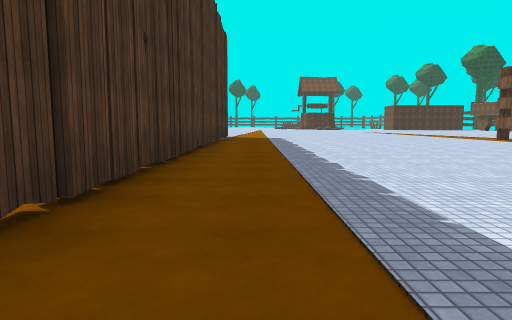
view 1 (above)

18 first-person views from a walk through a 3-D level made in the Unity game engine. The camera is 1.3 m above the floor, tilts 6° down and sees 75° across. The floor is counted in squares, 2 m on a side. Each view is taken from the middle of a square. On the plan, view 1 faces up. The plan holds only what a view shows up to about 10 squares ahead; the rest is blank. The place goes on beyond the plan. The player is left out. Surface patterns are stand-ins for the level's own textures.

view 2
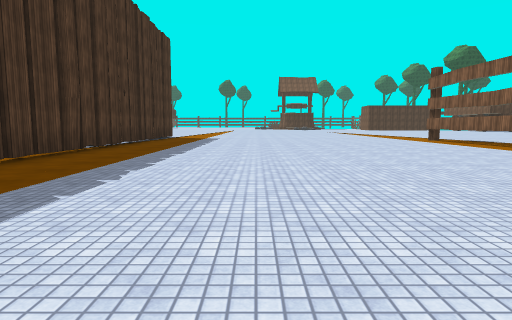

view 3
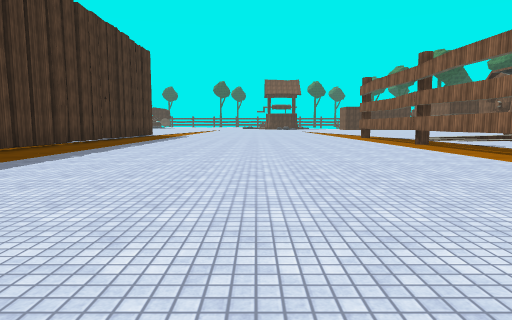

view 4
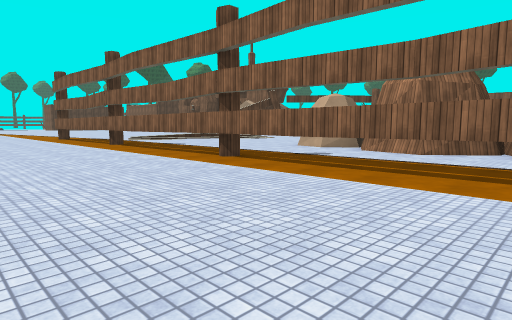

view 5
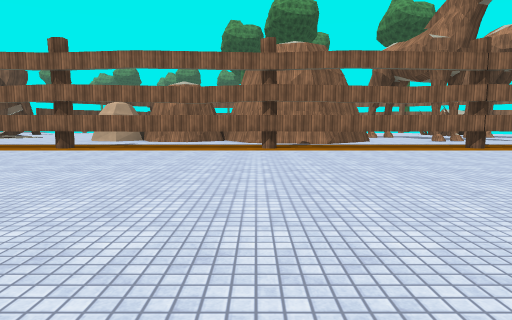

view 6
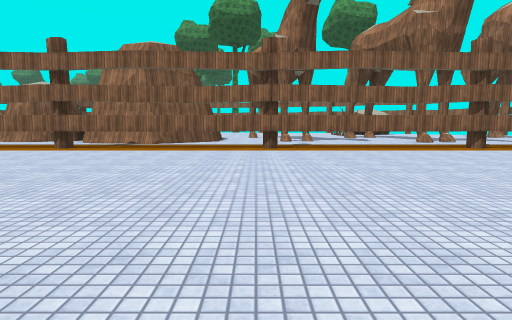

view 7
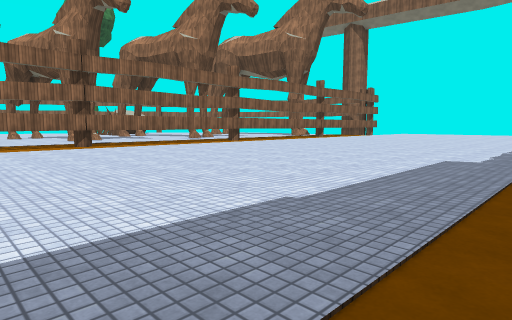

view 8
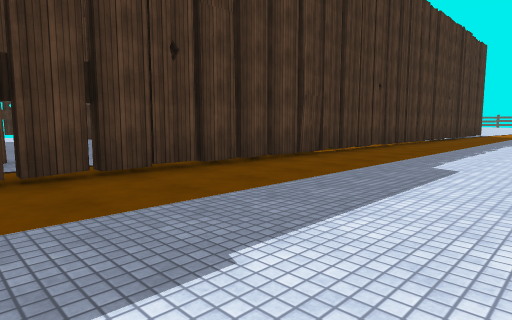

view 9
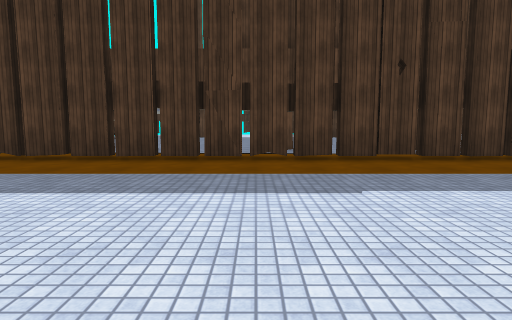

view 10
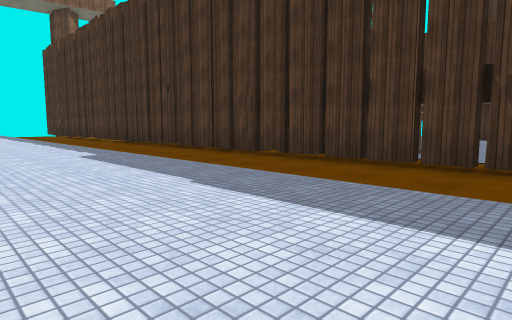

view 11
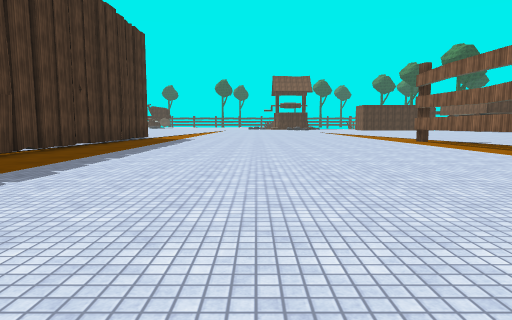

view 12
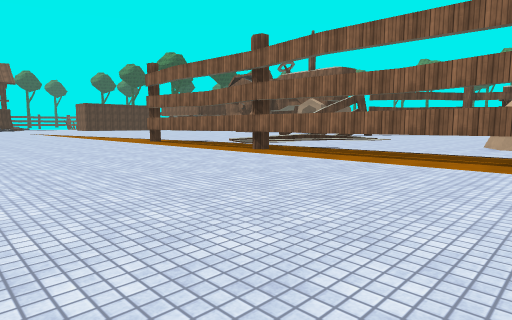

view 13
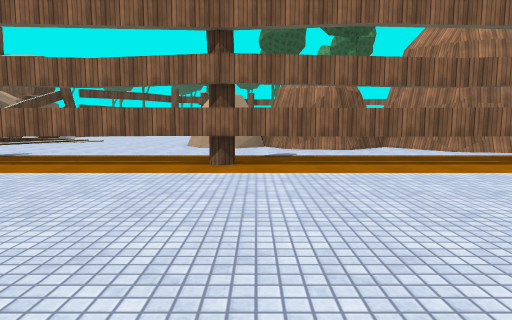

view 14
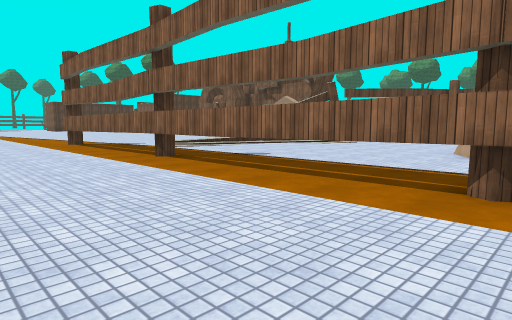

view 15
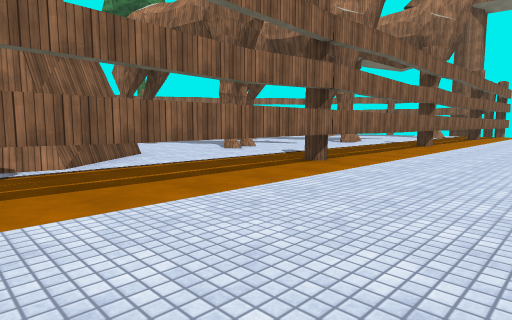

view 16
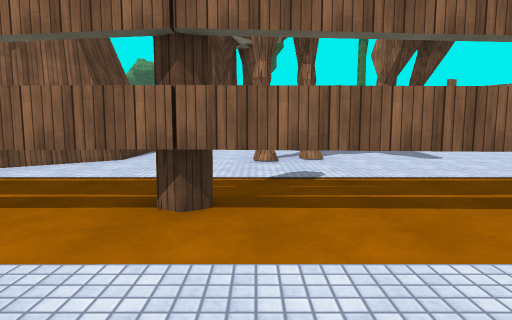

view 17
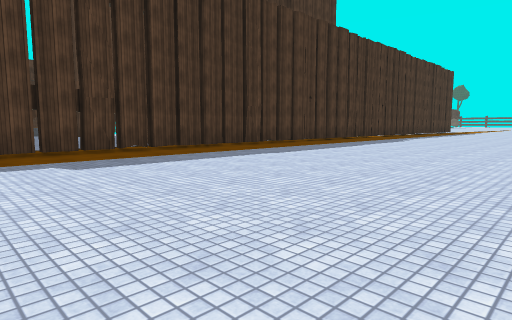

view 18
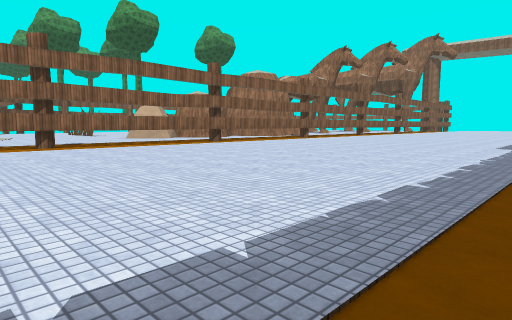

### Floor plan
Key: @ floor where view 1 was taken; # wall or solid block; x gap in a wall; . floor; T thing the floor can be seen under or through.
Columns run from 4 left of view 1 to 17 right of it. Each row starts with its distance up from view 1.
 11   #...........#..
 10   x...........T...
  9   #............T....
  8   #...........TT....
  7   #...........T......
  6   #...........T.......
  5   x...........T.......
  4   #...........T....#
  3   #............T...#
  2   #...........T....#
  1   #...........T...##
  0   x.@.........T...##
 -1   #...........T...##
 -2   #...........T....#
 -3  .#............T.###
 -4 #.#...........T..#
 -5  .#...........T..#
 -6  .#...........T..##
 -7   x...........T...##
 -8   #...........T......
 -9   #............T......
-10   #...........T...#...
-11  .#...........T...#...
-12  .#...........T......
-13   #...........T......
-14   x...........#. ....

Where each view was taken, in squares from view 1:
view 1: 0 up, 0 right, facing up
view 2: 0 up, 3 right, facing up
view 3: 3 down, 5 right, facing up
view 4: 3 down, 6 right, facing up-right
view 5: 3 down, 1 right, facing right
view 6: 9 down, 1 right, facing right
view 7: 6 down, 0 right, facing down-right
view 8: 5 down, 3 right, facing up-left
view 9: 5 down, 5 right, facing left
view 10: 5 down, 4 right, facing down-left
view 11: 1 up, 4 right, facing up
view 12: 2 up, 4 right, facing up-right
view 13: 2 up, 5 right, facing right
view 14: 2 up, 7 right, facing up-right
view 15: 4 down, 7 right, facing down-right
view 16: 10 down, 8 right, facing right
view 17: 14 down, 7 right, facing up-left
view 18: 11 up, 0 right, facing down-right
